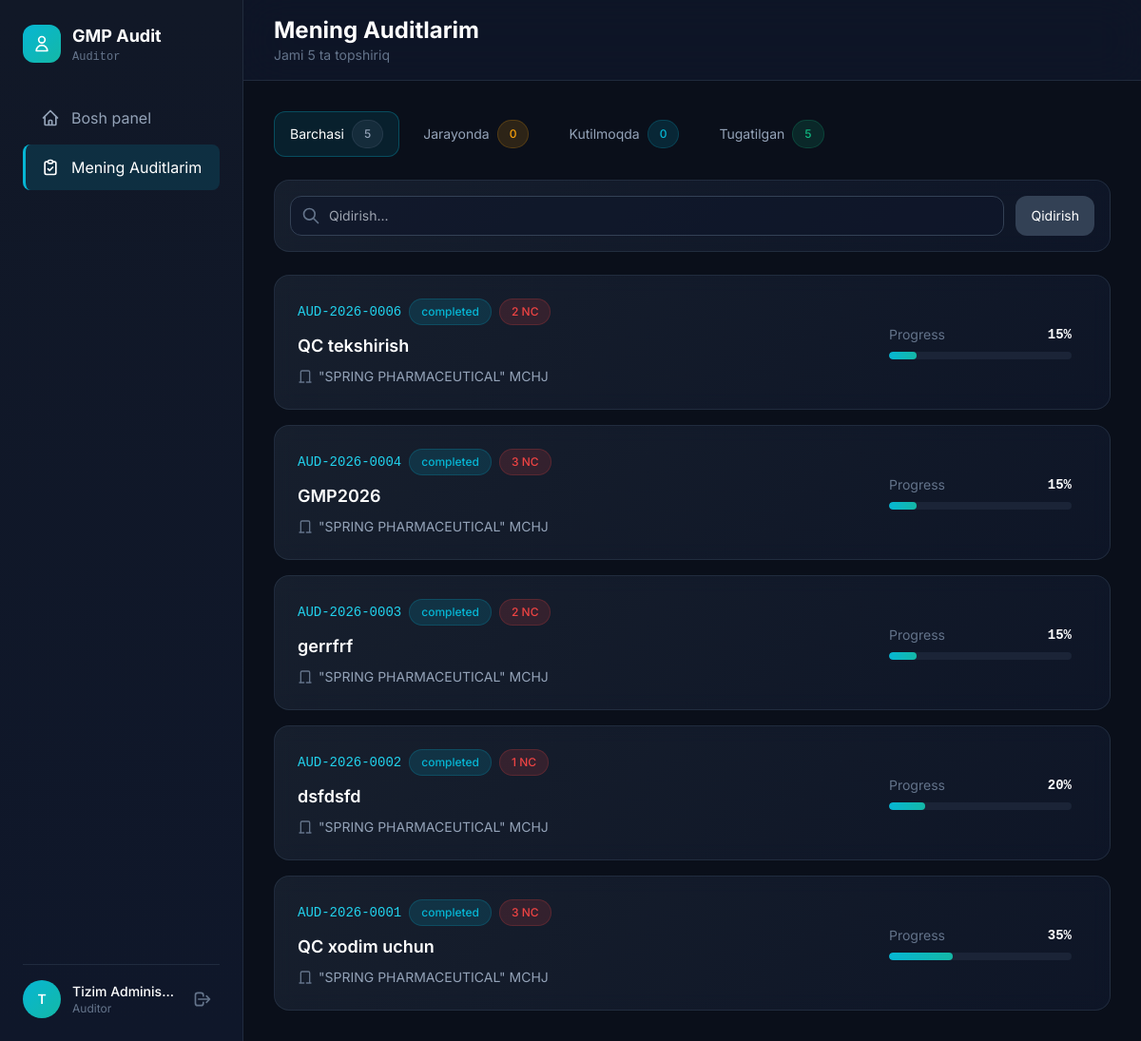
The page /auditor/bro.php (signed in) on the database its author committed.
### tables this page shows
CREATE TABLE `users` (
  `id` int NOT NULL AUTO_INCREMENT,
  `username` varchar(100) NOT NULL,
  `email` varchar(150) NOT NULL,
  `password` varchar(255) NOT NULL,
  `full_name` varchar(150) NOT NULL,
  `phone` varchar(30) DEFAULT NULL,
  `position` varchar(100) DEFAULT NULL,
  `role` enum('super_admin','bosh_auditor','auditor','viewer','reader') DEFAULT NULL,
  `is_active` tinyint(1) DEFAULT '1',
  `created_at` timestamp NULL DEFAULT CURRENT_TIMESTAMP,
  `updated_at` timestamp NULL DEFAULT CURRENT_TIMESTAMP ON UPDATE CURRENT_TIMESTAMP,
  `department_id` int DEFAULT NULL,
  `position_id` int DEFAULT NULL,
  `hire_date` date DEFAULT NULL,
  PRIMARY KEY (`id`),
  UNIQUE KEY `username` (`username`),
  UNIQUE KEY `email` (`email`)
);

CREATE TABLE `audits` (
  `id` int NOT NULL AUTO_INCREMENT,
  `audit_code` varchar(50) NOT NULL,
  `site_id` int NOT NULL,
  `title` varchar(200) NOT NULL,
  `start_date` date NOT NULL,
  `end_date` date DEFAULT NULL,
  `completed_at` timestamp NULL DEFAULT NULL,
  `status` enum('draft','in_progress','completed','cancelled') DEFAULT 'draft',
  `total_score` decimal(10,2) DEFAULT '0.00',
  `max_score` decimal(10,2) DEFAULT '0.00',
  `progress_percent` decimal(5,2) DEFAULT '0.00',
  `percentage_score` decimal(5,2) DEFAULT '0.00',
  `created_by` int NOT NULL,
  `created_at` timestamp NULL DEFAULT CURRENT_TIMESTAMP,
  `updated_at` timestamp NULL DEFAULT CURRENT_TIMESTAMP ON UPDATE CURRENT_TIMESTAMP,
  PRIMARY KEY (`id`),
  UNIQUE KEY `audit_code` (`audit_code`),
  KEY `site_id` (`site_id`),
  KEY `created_by` (`created_by`),
  CONSTRAINT `audits_ibfk_1` FOREIGN KEY (`site_id`) REFERENCES `sites` (`id`) ON DELETE CASCADE,
  CONSTRAINT `audits_ibfk_2` FOREIGN KEY (`created_by`) REFERENCES `users` (`id`)
);

CREATE TABLE `sites` (
  `id` int NOT NULL AUTO_INCREMENT,
  `name` varchar(200) NOT NULL,
  `address` text,
  `country` varchar(100) DEFAULT NULL,
  `phone` varchar(30) DEFAULT NULL,
  `director_name` varchar(150) DEFAULT NULL,
  `is_active` tinyint(1) DEFAULT '1',
  `created_at` timestamp NULL DEFAULT CURRENT_TIMESTAMP,
  PRIMARY KEY (`id`)
);

### db.php (called while the page is built, shortened)
<?php
try {
    $pdo = new PDO(
        "mysql:host=" . DB_HOST . ";dbname=" . DB_NAME . ";charset=utf8mb4",
        DB_USER,
        DB_PASS,
        [
            PDO::ATTR_ERRMODE => PDO::ERRMODE_EXCEPTION,
            PDO::ATTR_DEFAULT_FETCH_MODE => PDO::FETCH_ASSOC,
            PDO::ATTR_EMULATE_PREPARES => false
        ]
    );
} catch (PDOException $e) {
    die("Ma'lumotlar bazasi ulanish xatosi: " . $e->getMessage());
}
function isLoggedIn(): bool
{
    return true;
}
function getCurrentUser()
{
    global $pdo;
    $stmt = $pdo->prepare("SELECT * FROM users WHERE id = ?");
    $stmt->execute([$_SESSION['user_id']]);
    return $stmt->fetch();
}
function buildFilterUrl(string $status): string
{
    $params = $_GET;
    if ($status === 'all') {
        unset($params['status']);
    } else {
        $params['status'] = $status;
    }
    unset($params['page']);
    return 'audits.php' . ($params ? '?' . http_build_query($params) : '');
}

### auditor/bro.php (the view, shortened to what this page needs)
<?php
require_once '../db.php';
 $user = getCurrentUser();
 $dashboardLink = ($user['role'] === 'auditor') ? 'index.php' : 'index.php';
 $canManage = in_array($user['role'], ['super_admin', 'bosh_auditor']);
 $filterStatus = $_GET['status'] ?? '';
 $filterSearch = trim($_GET['search'] ?? '');
 $currentPage = max(1, (int)($_GET['page'] ?? 1));
 $perPage = 15;
 $whereClauses = [];
 $params = [];
 $whereSQL = $whereClauses ? 'WHERE ' . implode(' AND ', $whereClauses) : '';
 $countStmt = $pdo->prepare("SELECT COUNT(*) FROM audits a JOIN sites s ON a.site_id = s.id $whereSQL");
 $countStmt->execute($params);
 $totalAudits = $countStmt->fetchColumn();
 $offset = ($currentPage - 1) * $perPage;
 $stmt = $pdo->prepare("
    SELECT a.*, s.name as site_name, u.full_name as creator_name,
           (SELECT COUNT(*) FROM audit_answers WHERE audit_id = a.id AND answer != 'na') as answered_count,
           (SELECT COUNT(*) FROM checklist_questions WHERE is_active = 1) as total_questions,
           (SELECT COUNT(DISTINCT nc.id) FROM non_conformities nc WHERE nc.audit_id = a.id) as nc_count
    FROM audits a
    JOIN sites s ON a.site_id = s.id
    JOIN users u ON a.created_by = u.id
    $whereSQL
    ORDER BY
        CASE a.status
            WHEN 'in_progress' THEN 1
            WHEN 'draft' THEN 2
            WHEN 'completed' THEN 3
            WHEN 'cancelled' THEN 4
        END,
        a.created_at DESC
    LIMIT $perPage OFFSET $offset
");
 $stmt->execute($params);
 $audits = $stmt->fetchAll();
 $statusCounts = ['all' => $totalAudits, 'draft' => 0, 'in_progress' => 0, 'completed' => 0, 'cancelled' => 0];
 $countQuery = "
    SELECT a.status, COUNT(*) as cnt
    FROM audits a
    " . (!$canManage ? "JOIN audit_assignments aa ON aa.audit_id = a.id AND aa.auditor_id = {$user['id']}" : "") . "
    GROUP BY a.status
";
 $countAll = $pdo->query($countQuery);
if ($countAll) {
    foreach ($countAll->fetchAll() as $row) {
        $statusCounts[$row['status']] = (int)$row['cnt'];
    }
}
?>
<!DOCTYPE html>
<html lang="uz">
<head>
    <script src="https://cdn.tailwindcss.com"></script>
</head>
<body class="min-h-screen text-slate-100">
    <div class="flex min-h-screen pt-14 lg:pt-0">
        <aside id="sidebar" class="sidebar w-64 fixed h-full z-50" role="navigation">
            <div class="p-6 h-full flex flex-col">
                <div class="flex items-center gap-3 mb-8">
                    <div class="w-10 h-10 rounded-xl bg-gradient-to-br from-cyan-500 to-teal-500 flex items-center justify-center">
                        <svg class="w-5 h-5 text-white" fill="none" stroke="currentColor" viewBox="0 0 24 24">
                            <path stroke-linecap="round" stroke-linejoin="round" stroke-width="2" d="M16 7a4 4 0 11-8 0 4 4 0 018 0zM12 14a7 7 0 00-7 7h14a7 7 0 00-7-7z"/>
                        </svg>
                    </div>
                    <div>
                        <h1 class="text-lg font-bold text-white">GMP Audit</h1>
                        <p class="text-xs text-slate-500 font-mono">Auditor</p>
                    </div>
                </div>
                <nav class="space-y-1 flex-1 overflow-y-auto">
                    <a href="<?php echo $dashboardLink; ?>" class="nav-item flex items-center gap-3 px-4 py-3 rounded-lg text-slate-400 hover:text-white">
                        <svg class="w-5 h-5" fill="none" stroke="currentColor" viewBox="0 0 24 24"><path stroke-linecap="round" stroke-linejoin="round" stroke-width="2" d="M3 12l2-2m0 0l7-7 7 7M5 10v10a1 1 0 001 1h3m10-11l2 2m-2-2v10a1 1 0 01-1 1h-3m-6 0a1 1 0 001-1v-4a1 1 0 011-1h2a1 1 0 011 1v4a1 1 0 001 1m-6 0h6"/></svg>
                        Bosh panel
                    </a>
                    <a href="bro.php" class="nav-item active flex items-center gap-3 px-4 py-3 rounded-lg text-white" aria-current="page">
                        <svg class="w-5 h-5" fill="none" stroke="currentColor" viewBox="0 0 24 24"><path stroke-linecap="round" stroke-linejoin="round" stroke-width="2" d="M9 5H7a2 2 0 00-2 2v12a2 2 0 002 2h10a2 2 0 002-2V7a2 2 0 00-2-2h-2M9 5a2 2 0 002 2h2a2 2 0 002-2M9 5a2 2 0 012-2h2a2 2 0 012 2m-6 9l2 2 4-4"/></svg>
                        Mening Auditlarim
                    </a>
                </nav>
                <div class="border-t border-slate-700/50 pt-4 mt-4">
                    <div class="flex items-center gap-3">
                        <div class="w-10 h-10 rounded-full bg-gradient-to-br from-cyan-500 to-teal-500 flex items-center justify-center text-white font-semibold text-sm">
                            <?php echo strtoupper(mb_substr($user['full_name'], 0, 1)); ?>
                        </div>
                        <div class="flex-1 min-w-0">
                            <p class="text-sm font-medium text-white truncate"><?php echo htmlspecialchars($user['full_name']); ?></p>
                            <p class="text-xs text-slate-500">Auditor</p>
                        </div>
                        <a href="logout.php" class="text-slate-500 hover:text-red-400 transition-colors p-2" aria-label="Chiqish">
                            <svg class="w-5 h-5" fill="none" stroke="currentColor" viewBox="0 0 24 24">
                                <path stroke-linecap="round" stroke-linejoin="round" stroke-width="2" d="M17 16l4-4m0 0l-4-4m4 4H7m6 4v1a3 3 0 01-3 3H6a3 3 0 01-3-3V7a3 3 0 013-3h4a3 3 0 013 3v1"/>
                            </svg>
                        </a>
                    </div>
                </div>
            </div>
        </aside>
        <main class="flex-1 lg:ml-64 w-full">
            <header class="sticky top-0 z-20 bg-slate-900/80 backdrop-blur-xl border-b border-slate-700/50">
                <div class="px-4 lg:px-8 py-4 flex justify-between items-center">
                    <div>
                        <h1 class="text-xl lg:text-2xl font-bold text-white">Mening Auditlarim</h1>
                        <p class="text-slate-500 text-sm">Jami <?php echo $statusCounts['all']; ?> ta topshiriq</p>
                    </div>
                </div>
            </header>
            <div class="p-4 lg:p-8">
                <div class="flex flex-wrap gap-2 mb-6">
                    <?php
                    $tabs = [
                        'all' => ['label' => 'Barchasi', 'badge' => 'neutral'],
                        'in_progress' => ['label' => 'Jarayonda', 'badge' => 'warning'],
                        'draft' => ['label' => 'Kutilmoqda', 'badge' => 'info'],
                        'completed' => ['label' => 'Tugatilgan', 'badge' => 'success'],
                    ];
                    foreach ($tabs as $key => $tab):
                        $isActive = ($filterStatus === '' && $key === 'all') || $filterStatus === $key;
                        $url = buildFilterUrl($key);
                    ?>
                    <a href="<?php echo $url; ?>" class="filter-tab <?php echo $isActive ? 'active' : ''; ?> flex items-center gap-2 px-4 py-2 rounded-xl text-sm <?php echo $isActive ? 'text-white' : 'text-slate-400'; ?>">
                        <?php echo $tab['label']; ?>
                        <span class="badge badge-<?php echo $tab['badge']; ?>"><?php echo $statusCounts[$key]; ?></span>
                    </a>
                    <?php endforeach; ?>
                </div>
                <div class="stat-card rounded-2xl p-4 mb-6">
                    <form method="GET" action="" class="flex gap-3">
                        <div class="flex-1 relative">
                            <svg class="w-5 h-5 text-slate-500 absolute left-3 top-1/2 -translate-y-1/2" fill="none" stroke="currentColor" viewBox="0 0 24 24"><path stroke-linecap="round" stroke-linejoin="round" stroke-width="2" d="M21 21l-6-6m2-5a7 7 0 11-14 0 7 7 0 0114 0z"/></svg>
                            <input type="text" name="search" value="<?php echo htmlspecialchars($filterSearch); ?>" class="input-field w-full pl-10 pr-4 py-2.5 rounded-xl text-sm" placeholder="Qidirish...">
                        </div>
                        <button type="submit" class="px-4 py-2.5 rounded-xl bg-slate-700 hover:bg-slate-600 text-white transition-colors text-sm">Qidirish</button>
                    </form>
                </div>
                <div class="space-y-4">
                    <?php if (empty($audits)): ?>
                    <div class="stat-card rounded-2xl p-12 text-center">
                        <div class="w-20 h-20 rounded-full bg-slate-800/80 flex items-center justify-center mx-auto mb-6">
                            <svg class="w-10 h-10 text-slate-600" fill="none" stroke="currentColor" viewBox="0 0 24 24"><path stroke-linecap="round" stroke-linejoin="round" stroke-width="1.5" d="M9 5H7a2 2 0 00-2 2v12a2 2 0 002 2h10a2 2 0 002-2V7a2 2 0 00-2-2h-2M9 5a2 2 0 002 2h2a2 2 0 002-2M9 5a2 2 0 012-2h2a2 2 0 012 2"/></svg>
                        </div>
                        <h3 class="text-xl font-semibold text-white mb-2">Topshiriqlar topilmadi</h3>
                        <p class="text-slate-500">Sizga hali hech qanday audit topshirilmagan yoki filtr mos kelmayapti.</p>
                    </div>
                    <?php else: ?>
                        <?php foreach ($audits as $audit):
                            $progress = $audit['total_questions'] > 0 ? round(($audit['answered_count'] / $audit['total_questions']) * 100, 1) : 0;
                        ?>
                        <div class="audit-card stat-card rounded-2xl p-5 lg:p-6">
                            <div class="flex flex-col lg:flex-row lg:items-center gap-4">
                                <div class="flex-1 min-w-0">
                                    <div class="flex flex-wrap items-center gap-2 mb-2">
                                        <span class="font-mono text-cyan-400 text-sm"><?php echo htmlspecialchars($audit['audit_code']); ?></span>
                                        <span class="badge <?php echo $statusClasses[$audit['status']] ?? 'badge-info'; ?>">
                                            <?php echo $statusLabels[$audit['status']] ?? $audit['status']; ?>
                                        </span>
                                        <?php if ($audit['nc_count'] > 0): ?>
                                        <span class="badge badge-danger"><?php echo $audit['nc_count']; ?> NC</span>
                                        <?php endif; ?>
                                    </div>
                                    <h3 class="text-lg font-semibold text-white mb-2 truncate"><?php echo htmlspecialchars($audit['title']); ?></h3>
                                    <div class="flex flex-wrap items-center gap-x-4 gap-y-1 text-sm text-slate-400">
                                        <span class="flex items-center gap-1.5">
                                            <svg class="w-4 h-4 text-slate-500" fill="none" stroke="currentColor" viewBox="0 0 24 24"><path stroke-linecap="round" stroke-linejoin="round" stroke-width="2" d="M19 21V5a2 2 0 00-2-2H7a2 2 0 00-2 2v16m14 0h2m-2 0h-5m-9 0H3m2 0h5"/></svg>
                                            <?php echo htmlspecialchars($audit['site_name']); ?>
                                        </span>
                                    </div>
                                </div>
                                <div class="lg:w-48 flex-shrink-0">
                                    <div class="flex items-center justify-between text-sm mb-2">
                                        <span class="text-slate-500">Progress</span>
                                        <span class="text-white font-semibold font-mono"><?php echo $progress; ?>%</span>
                                    </div>
                                    <div class="progress-bar h-2 rounded-full">
                                        <div class="progress-fill h-full rounded-full" style="width: <?php echo $progress; ?>%"></div>
                                    </div>
                                </div>
                            </div>
                        </div>
                        <?php endforeach; ?>
                    <?php endif; ?>
                </div>
            </div>
        </main>
    </div>
</body>
</html>

### rows shown on the page
users: full_name "T", full_name "Tizim Adminis…"
audits: audit_code "AUD-2026-0006", status "completed", nc_count "2", title "QC tekshirish", site.name "\"SPRING PHARMACEUTICAL\" MCHJ", progress "15"
audits: audit_code "AUD-2026-0004", status "completed", nc_count "3", title "GMP2026", site.name "\"SPRING PHARMACEUTICAL\" MCHJ", progress "15"
audits: audit_code "AUD-2026-0003", status "completed", nc_count "2", title "gerrfrf", site.name "\"SPRING PHARMACEUTICAL\" MCHJ", progress "15"
audits: audit_code "AUD-2026-0002", status "completed", nc_count "1", title "dsfdsfd", site.name "\"SPRING PHARMACEUTICAL\" MCHJ", progress "20"
audits: audit_code "AUD-2026-0001", status "completed", nc_count "3", title "QC xodim uchun", site.name "\"SPRING PHARMACEUTICAL\" MCHJ", progress "35"

### other values the page prints
$statusCounts['all'] "5"
$tab['label'] "Barchasi"
$statusCounts[$key] "5"
$tab['label'] "Jarayonda"
$statusCounts[$key] "0"
$tab['label'] "Kutilmoqda"
$tab['label'] "Tugatilgan"
